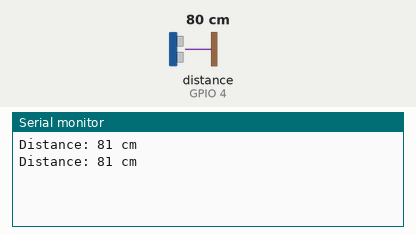
The sketch below on a simulated ESP32. Parts: the last lines printed to the serial monitor. Inputs (shaded band) come from the test bench; at power-on: distance to the obstacle (sensor on GPIO 4) 80 cm. The echo pulse lasts 58.3 µs per cm.

Above: at 1.9 s.
2.0 s: distance to the obstacle (sensor on GPIO 4) set to 2 cm
At 3.0 s:
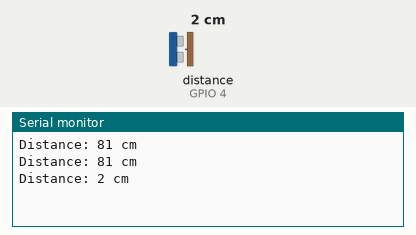
3.5 s: distance to the obstacle (sensor on GPIO 4) set to 4 cm
At 4.6 s:
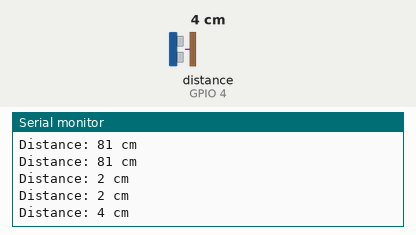
Timing chart, 0 to 6.5 s (numbered marks = the images above; inputs shaded):
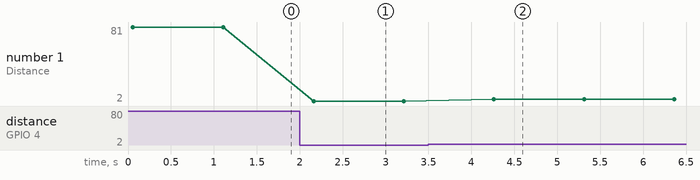

The sketch:

Ultrasonic.ino
```cpp
#include <NewPing.h>

#define TRIG_PIN 15  // GPIO pin connected to Trig
#define ECHO_PIN 4   // GPIO pin connected to Echo
#define MAX_DISTANCE 400 // Maximum distance in cm for the sensor

NewPing sonar(TRIG_PIN, ECHO_PIN, MAX_DISTANCE);

void setup() {
  Serial.begin(115200); // Initialize serial communication at 115200 baud rate
}

void loop() {
  delay(50); // Delay between sensor readings
  unsigned int distance = sonar.ping_cm(); // Get distance in cm

  Serial.print("Distance: ");
  Serial.print(distance);
  Serial.println(" cm");

  delay(1000); // Wait for a second before taking the next reading
}
```

Measured:
- after the input at 2.0 s, the serial monitor: prints a new line after 0.16 s (image 1)
- after the input at 3.5 s, the serial monitor: prints a new line after 0.76 s (image 2)
- plotted number 1: 81 → 2 after the input at 2.0 s, 2 → 4 after the input at 3.5 s
